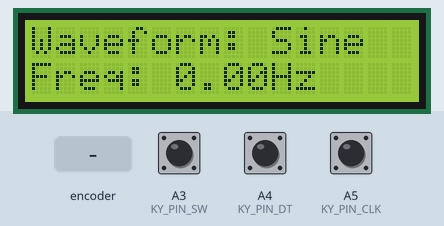
Recording of a sketch running on a simulated Arduino Uno, built with avr-gcc and run on an emulated ATmega328P. Parts: 16×2 character LCD. The inputs (shaded band) are chosen by the test bench; at power-on: A3 (KY_PIN_SW) HIGH, A4 (KY_PIN_DT) HIGH, A5 (KY_PIN_CLK) HIGH.

Above: at 1.2 s.
1.3 s: rotary encoder on A5 (KY_PIN_CLK) / A4 (KY_PIN_DT) turned 3 steps (first pin leading)
At 1.45 s:
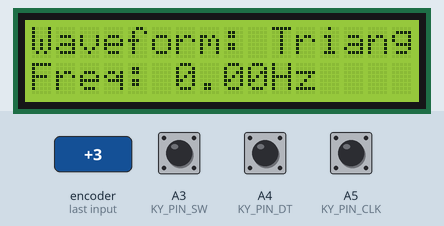
Timing chart, 0 to 4.3 s (numbered marks = the images above; inputs shaded):
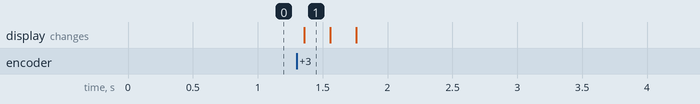

Measured:
- after the input at 1.3 s, the display: changes after 0.06 s (image 1)

The sketch:

arduino_signal_generator.ino
```cpp
#include <AD9833.h>
#include <KY040.h>
#include <LiquidCrystal.h>

//KY040 pins
constexpr uint8_t KY_PIN_CLK = A5;
constexpr uint8_t KY_PIN_DT = A4;
constexpr uint8_t KY_PIN_SW = A3;

// LCD pins
constexpr uint8_t LCD_PIN_RS = 7;
constexpr uint8_t LCD_PIN_EN = 6;
constexpr uint8_t LCD_PIN_DB4 = 5;
constexpr uint8_t LCD_PIN_DB5 = 4;
constexpr uint8_t LCD_PIN_DB6 = 3;
constexpr uint8_t LCD_PIN_DB7 = 2;

//AD9833 pins
constexpr uint8_t AD_PIN_CS = 10;


enum frequency_unit
{
  FREQUENCY_UNIT_HZ=0,
  FREQUENCY_UNIT_KHZ=1,
  FREQUENCY_UNIT_MHZ=2,
  FREQUENCY_UNIT_ALL=3
};

struct {
  float freq_coeff;
  const char *freq_str;
}freq_data[] =
{
  {1, "Hz"},
  {1000, "kHz"},
  {1000000, "MHz"}
};

enum wave_shape
{
  WAVE_SHAPE_SINE=0,
  WAVE_SHAPE_TRIANGLE=1,
  WAVE_SHAPE_SQUARE=2,
  WAVE_SHAPE_ALL=3,
};

struct
{
  uint8_t wave_shape_mode;
  const char *wave_name;
}wave_data[]=
{
  {WAVEFORM_SINE, "Sine"},
  {WAVEFORM_TRIANGLE, "Triangle"},
  {WAVEFORM_SQUARE, "Square"}
};

enum menu_item
{
  MENU_ITEM_WAVEFORM=0,
  MENU_ITEM_FREQUENCY_UNIT=1,
  MENU_ITEM_FREQUENCY=2,
  MENU_ITEM_MAX=3
};


void _update_frequency(float *frequency, enum frequency_unit freq_unit, KY040::RotateDirection direction)
{
  switch(direction)
  {
    case KY040::RotateDirection::CLOCKWISE_ROTATE_DIRECTION:
      *frequency += 1.0*freq_data[freq_unit].freq_coeff;
    break;
    case KY040::RotateDirection::COUNTER_CLOCKWISE_ROTATE_DIRECTION:
      if(*frequency <= 1.0)
        *frequency = 0.0;
      else
        *frequency -= 1.0*freq_data[freq_unit].freq_coeff;
    break;
    default:
    break;
  }

}

void _update_wave_shape(enum wave_shape *wave_shape, KY040::RotateDirection direction)
{
  int wave_shap_val = (int)(*wave_shape);
  switch(direction)
  {
    case KY040::RotateDirection::CLOCKWISE_ROTATE_DIRECTION:
      wave_shap_val = ((int)(wave_shap_val)+1)%WAVE_SHAPE_ALL;
    break;
    case KY040::RotateDirection::COUNTER_CLOCKWISE_ROTATE_DIRECTION:
      if(*wave_shape == WAVE_SHAPE_SINE)
        wave_shap_val = WAVE_SHAPE_SQUARE;
      else
        wave_shap_val--;
    break;
    default:
    break;
  }
  *wave_shape = (enum wave_shape)wave_shap_val;
}

void _update_freq_unit(enum frequency_unit *freq_unit, KY040::RotateDirection direction)
{
  int freq_unit_val = (int)(*freq_unit);
  switch(direction)
  {
    case KY040::RotateDirection::CLOCKWISE_ROTATE_DIRECTION:
      freq_unit_val = (freq_unit_val+1)%FREQUENCY_UNIT_ALL;
    break;
    case KY040::RotateDirection::COUNTER_CLOCKWISE_ROTATE_DIRECTION:
      if(freq_unit_val == FREQUENCY_UNIT_HZ)
        freq_unit_val = FREQUENCY_UNIT_MHZ;
      else
        freq_unit_val--;
    break;
    default:
    break;
  }

  *freq_unit = (enum frequency_unit)freq_unit_val;
}

void _update_display(LiquidCrystal *lcd, enum wave_shape wave_shape, enum frequency_unit freq_unit, float frequency)
{
  lcd->clear();
  lcd->setCursor(0, 0);
  String row = "Waveform: " + String(wave_data[wave_shape].wave_name);
  lcd->print(row);

  lcd->setCursor(0, 1);
  row = "Freq: " + String(frequency/freq_data[freq_unit].freq_coeff) + String(freq_data[freq_unit].freq_str);
  lcd->print(row);

}

void _update_generator(AD9833 *myGen, enum wave_shape wave_shape, float frequency)
{
  myGen->outputEnable(false);
  myGen->writeFrequency(FREQ0, frequency);
  myGen->writeFrequency(FREQ1, frequency);
  myGen->writePhaseDeg(FREQ0, 0);
  myGen->setWaveform (wave_data[wave_shape].wave_shape_mode);
  myGen->selectFrequency(FREQ0);
  myGen->outputEnable(true);
}

unsigned long current_time;
float frequency = 0;
enum frequency_unit freq_unit = FREQUENCY_UNIT_HZ;
enum menu_item menu_item = MENU_ITEM_WAVEFORM;
enum wave_shape wave_shape = WAVEFORM_SINE;
KY040::RotateDirection direction = KY040::RotateDirection::NONE_ROTATE_DIRECTION;
KY040::ButtonState button_state = KY040::ButtonState::BUTTON_RELEASED;


KY040 encoder(KY_PIN_CLK, KY_PIN_DT, KY_PIN_SW);
LiquidCrystal lcd(LCD_PIN_RS, LCD_PIN_EN, LCD_PIN_DB4, LCD_PIN_DB5, LCD_PIN_DB6, LCD_PIN_DB7);
AD9833 myGen (AD_PIN_CS);


void setup()
{
  current_time = millis();
  lcd.begin(16, 2);
  myGen.begin();
  encoder.begin();
  Serial.begin(9600);

  _update_generator(&myGen, wave_shape, frequency);
  _update_display(&lcd, wave_shape, freq_unit, frequency);
}

void loop()
{
  KY040::ButtonState button = encoder.check_button_state();
  if(button == KY040::ButtonState::BUTTON_PRESSED)
  {
    menu_item = (int(menu_item)+1)%MENU_ITEM_MAX;
  }

  KY040::RotateDirection dir = encoder.check_rotate_direction();
  if(dir != KY040::RotateDirection::NONE_ROTATE_DIRECTION)
  {
    switch(menu_item)
    {
      case MENU_ITEM_WAVEFORM:
        _update_wave_shape(&wave_shape, dir);
        _update_generator(&myGen, wave_shape, frequency);
      break;
      case MENU_ITEM_FREQUENCY_UNIT:
        _update_freq_unit(&freq_unit, dir);
      break;
      case MENU_ITEM_FREQUENCY:
         _update_frequency(&frequency, freq_unit, dir);
         _update_generator(&myGen, wave_shape, frequency);
      break;
      default:
      break;
    }

    _update_display(&lcd, wave_shape, freq_unit, frequency);
 #if 0
    Serial.println(frequency);
    Serial.println(frequency/(float)freq_data[freq_unit].freq_coeff);
  #endif
  }


  // put your main code here, to run repeatedly:
  delay(1);

}
```
